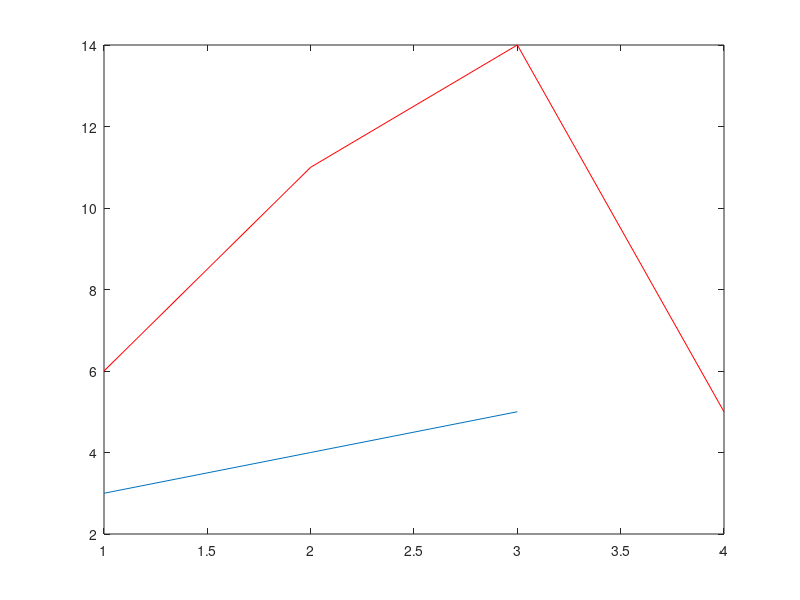

MATLAB code for this plot: (Note: this script raises an error after producing the figure.)
%p=[0 ones(1,10) zeros(1,5)]; % corresponde para n=-1 hasta n=14
%x=p; 
%v=p;
%y= conv(x,v);
%n=-2:25;
%stem(n,y(1:length(n)))

x = [3,4,5];
y = [2,1];

plot(x);

hold on;

resultConv = conv(x,y);

plot(resultConv,'r')

convolution1(x,y)
conv(x,y)